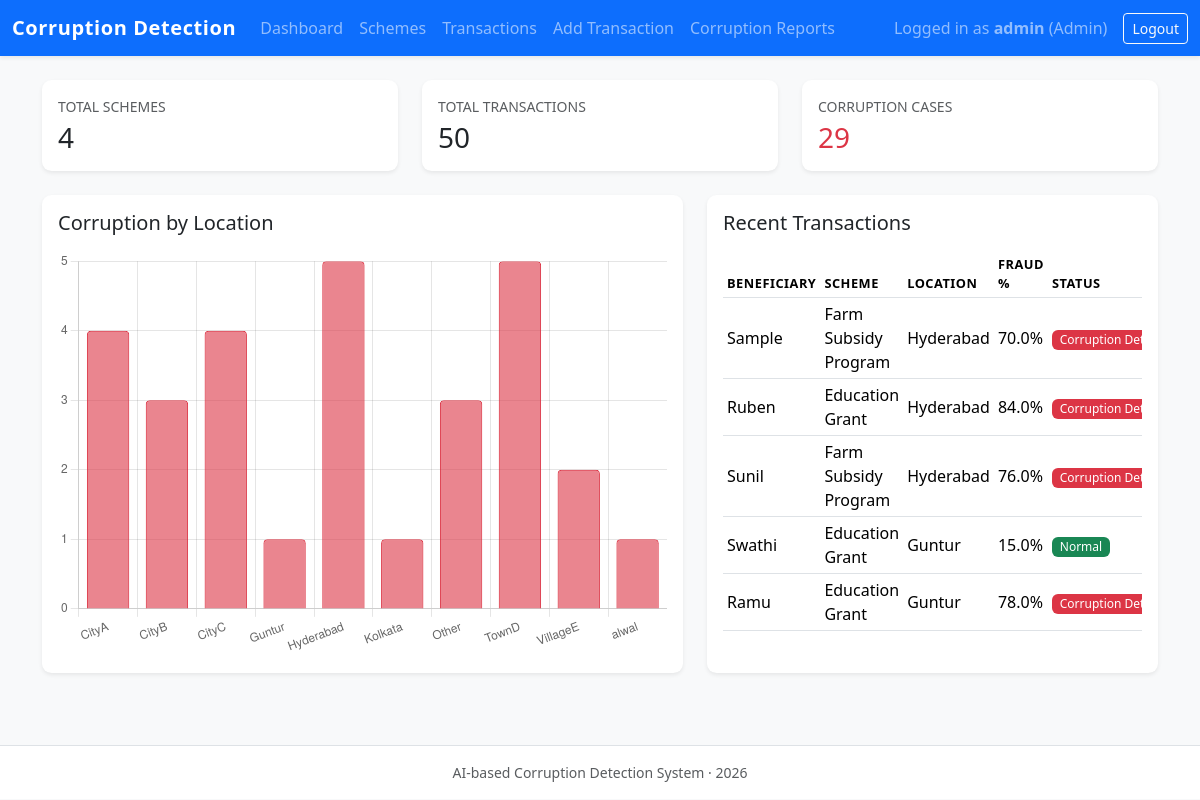
The app's page /dashboard (signed in) with its own data.
### app.py (models this page shows, shortened)
class User(db.Model):
    __tablename__ = "users"
    id = db.Column(db.Integer, primary_key=True)
    username = db.Column(db.String(80), unique=True, nullable=False)
    password_hash = db.Column(db.String(255), nullable=False)
    role = db.Column(db.String(20), nullable=False)  # 'admin' or 'officer'

class Transaction(db.Model):
    __tablename__ = "transactions"
    id = db.Column(db.Integer, primary_key=True)
    scheme_id = db.Column(db.Integer, db.ForeignKey("schemes.id"), nullable=False)
    beneficiary_name = db.Column(db.String(120), nullable=False)
    expected_amount = db.Column(db.Float, nullable=False)
    transferred_amount = db.Column(db.Float, nullable=False)
    amount_difference = db.Column(db.Float, nullable=False)
    location = db.Column(db.String(120), nullable=False)
    date = db.Column(db.String(20), nullable=False)  # store as ISO date string
    delay_days = db.Column(db.Integer, nullable=False)
    corruption_probability = db.Column(db.Float, nullable=True)
    is_corruption_detected = db.Column(db.Boolean, default=False)
    created_at = db.Column(db.DateTime, default=datetime.utcnow)

class Scheme(db.Model):
    __tablename__ = "schemes"
    id = db.Column(db.Integer, primary_key=True)
    name = db.Column(db.String(120), nullable=False, unique=True)
    allocated_amount = db.Column(db.Float, nullable=False)
    description = db.Column(db.Text, nullable=True)
    transactions = db.relationship("Transaction", backref="scheme", lazy=True)

### app.py (the view)
@app.route("/dashboard")
@login_required
def dashboard():
    total_schemes = Scheme.query.count()
    total_transactions = Transaction.query.count()
    corruption_cases = Transaction.query.filter_by(is_corruption_detected=True).count()
    location_stats = (
        db.session.query(Transaction.location, db.func.count(Transaction.id))
        .filter(Transaction.is_corruption_detected == True)  # noqa: E712
        .group_by(Transaction.location)
        .all()
    )
    locations = [row[0] for row in location_stats]
    counts = [row[1] for row in location_stats]
    latest_transactions = (
        Transaction.query.order_by(Transaction.created_at.desc()).limit(5).all()
    )
    return render_template(
        "dashboard.html",
        user=current_user(),
        total_schemes=total_schemes,
        total_transactions=total_transactions,
        corruption_cases=corruption_cases,
        chart_locations=locations,
        chart_counts=counts,
        latest_transactions=latest_transactions,
    )

### app.py (called while the page is built)
@app.context_processor
def inject_globals():
    return {
        "user": current_user(),
        "current_year": datetime.utcnow().year,
    }

def current_user():
    user_id = session.get("user_id")
    if not user_id:
        return None
    return User.query.get(user_id)

def login_required(view_func):
    from functools import wraps
    @wraps(view_func)
    def wrapped(*args, **kwargs):
        if not current_user():
            flash("Please login to continue.", "warning")
            return redirect(url_for("login"))
        return view_func(*args, **kwargs)
    return wrapped

### templates/dashboard.html (shortened to what this page needs)
{% extends "base.html" %}
{% block content %}
<div class="row mb-4">
  <div class="col-md-4">
    <div class="card shadow-sm border-0">
      <div class="card-body">
        <div class="text-muted small text-uppercase mb-1">Total Schemes</div>
        <div class="h3 mb-0">{{ total_schemes }}</div>
      </div>
    </div>
  </div>
  <div class="col-md-4">
    <div class="card shadow-sm border-0">
      <div class="card-body">
        <div class="text-muted small text-uppercase mb-1">Total Transactions</div>
        <div class="h3 mb-0">{{ total_transactions }}</div>
      </div>
    </div>
  </div>
  <div class="col-md-4">
    <div class="card shadow-sm border-0">
      <div class="card-body">
        <div class="text-muted small text-uppercase mb-1">Corruption Cases</div>
        <div class="h3 mb-0 text-danger">{{ corruption_cases }}</div>
      </div>
    </div>
  </div>
</div>
<div class="row">
  <div class="col-lg-7 mb-4">
    <div class="card shadow-sm border-0 h-100">
      <div class="card-body">
        <h5 class="card-title mb-3">Corruption by Location</h5>
        {% if chart_locations %}
          <canvas id="corruptionByLocationChart" height="200"></canvas>
        {% else %}
          <p class="text-muted">No corruption cases recorded yet.</p>
        {% endif %}
      </div>
    </div>
  </div>
  <div class="col-lg-5 mb-4">
    <div class="card shadow-sm border-0 h-100">
      <div class="card-body">
        <h5 class="card-title mb-3">Recent Transactions</h5>
        {% if latest_transactions %}
        <div class="table-responsive">
          <table class="table table-sm align-middle">
            <thead>
              <tr>
                <th>Beneficiary</th>
                <th>Scheme</th>
                <th>Location</th>
                <th>Fraud %</th>
                <th>Status</th>
              </tr>
            </thead>
            <tbody>
              {% for tx in latest_transactions %}
              <tr>
                <td>{{ tx.beneficiary_name }}</td>
                <td>{{ tx.scheme.name if tx.scheme else '-' }}</td>
                <td>{{ tx.location }}</td>
                <td>
                  {% if tx.corruption_probability is not none %}
                    {{ (tx.corruption_probability * 100) | round(1) }}%
                  {% else %}
                    <span class="text-muted">N/A</span>
                  {% endif %}
                </td>
                <td>
                  {% if tx.is_corruption_detected %}
                  <span class="badge bg-danger">Corruption Detected</span>
                  {% else %}
                  <span class="badge bg-success">Normal</span>
                  {% endif %}
                </td>
              </tr>
              {% endfor %}
            </tbody>
          </table>
        </div>
        {% else %}
          <p class="text-muted">No transactions recorded yet.</p>
        {% endif %}
      </div>
    </div>
  </div>
</div>
{% endblock %}
{% block extra_scripts %}
{% if chart_locations %}
<script>
  const ctx = document.getElementById('corruptionByLocationChart');
  const locations = {{ chart_locations|tojson }};
  const counts = {{ chart_counts|tojson }};
  new Chart(ctx, {
    type: 'bar',
    data: {
      labels: locations,
      datasets: [{
        label: 'Corruption Cases',
        data: counts,
        backgroundColor: 'rgba(220, 53, 69, 0.6)',
        borderColor: 'rgba(220, 53, 69, 1)',
        borderWidth: 1,
        borderRadius: 4
      }]
    },
    options: {
      responsive: true,
      plugins: {
        legend: {
          display: false
        },
        tooltip: {
          callbacks: {
            label: function(ctx) {
              return ctx.parsed.y + ' case(s)';
            }
          }
        }
      },
      scales: {
        y: {
          beginAtZero: true,
          ticks: {
            precision: 0
          }
        }
      }
    }
  });
</script>
{% endif %}
{% endblock %}

### templates/base.html (shortened to what this page needs)
<!doctype html>
<html lang="en">
  <head>
    <link
      href="https://cdn.jsdelivr.net/npm/bootstrap@5.3.2/dist/css/bootstrap.min.css"
      rel="stylesheet"
    >
    <link rel="stylesheet" href="{{ url_for('static', filename='css/style.css') }}">
  </head>
  <body class="bg-light">
    <nav class="navbar navbar-expand-lg navbar-dark bg-primary mb-4 shadow-sm">
      <div class="container-fluid">
        <a class="navbar-brand fw-semibold" href="{{ url_for('dashboard') }}">
          Corruption Detection
        </a>
        <div class="collapse navbar-collapse" id="navbarNav">
          {% if user %}
          <ul class="navbar-nav me-auto mb-2 mb-lg-0">
            <li class="nav-item">
              <a class="nav-link" href="{{ url_for('dashboard') }}">Dashboard</a>
            </li>
            {% if user.role == 'admin' %}
            <li class="nav-item">
              <a class="nav-link" href="{{ url_for('schemes') }}">Schemes</a>
            </li>
            {% endif %}
            <li class="nav-item">
              <a class="nav-link" href="{{ url_for('transactions') }}">Transactions</a>
            </li>
            <li class="nav-item">
              <a class="nav-link" href="{{ url_for('add_transaction') }}">Add Transaction</a>
            </li>
            <li class="nav-item">
              <a class="nav-link" href="{{ url_for('reports') }}">Corruption Reports</a>
            </li>
          </ul>
          <span class="navbar-text me-3">
            Logged in as <strong>{{ user.username }}</strong> ({{ user.role|capitalize }})
          </span>
          <a href="{{ url_for('logout') }}" class="btn btn-outline-light btn-sm">
            Logout
          </a>
          {% endif %}
        </div>
      </div>
    </nav>
    <main class="container mb-5">
      {% block content %}{% endblock %}
    </main>
    <footer class="footer bg-white border-top py-3 mt-auto">
      <div class="container text-center text-muted small">
        AI-based Corruption Detection System &middot; {{ current_year }}
      </div>
    </footer>
    {% block extra_scripts %}{% endblock %}
  </body>
</html>

### static/css/style.css (style rules this page uses)
body { font-family: system-ui, -apple-system, BlinkMacSystemFont, "Segoe UI", sans-serif; }
.navbar-brand { letter-spacing: 0.03em; }
main.container { max-width: 1140px; }
.card { border-radius: 0.6rem; }
.table thead th { font-size: 0.8rem; text-transform: uppercase; letter-spacing: 0.04em; }
.badge { font-weight: 500; }
.footer { position: sticky; bottom: 0; }

### records on screen
User: username "admin", role "Admin"
Transaction: beneficiary_name "Sample", scheme "Farm Subsidy Program", location "Hyderabad", (tx.corruption_probability*100)|round(1) "70.0", is_corruption_detected "Corruption…"
Transaction: beneficiary_name "Ruben", scheme "Education Grant", location "Hyderabad", (tx.corruption_probability*100)|round(1) "84.0", is_corruption_detected "Corruption…"
Transaction: beneficiary_name "Sunil", scheme "Farm Subsidy Program", location "Hyderabad", (tx.corruption_probability*100)|round(1) "76.0", is_corruption_detected "Corruption…"
Transaction: beneficiary_name "Swathi", scheme "Education Grant", location "Guntur", (tx.corruption_probability*100)|round(1) "15.0", is_corruption_detected "Normal"
Transaction: beneficiary_name "Ramu", scheme "Education Grant", location "Guntur", (tx.corruption_probability*100)|round(1) "78.0", is_corruption_detected "Corruption…"

### other values on screen
{{ total_schemes }} "4"
{{ total_transactions }} "50"
{{ corruption_cases }} "29"
chart data {{ chart_locations|tojson }} ["CityA", "CityB", "CityC", "Guntur", "Hyderabad", "Kolkata", "Other", "TownD", "VillageE", "alwal"]
chart data {{ chart_counts|tojson }} [4, 3, 4, 1, 5, 1, 3, 5, 2, 1]
